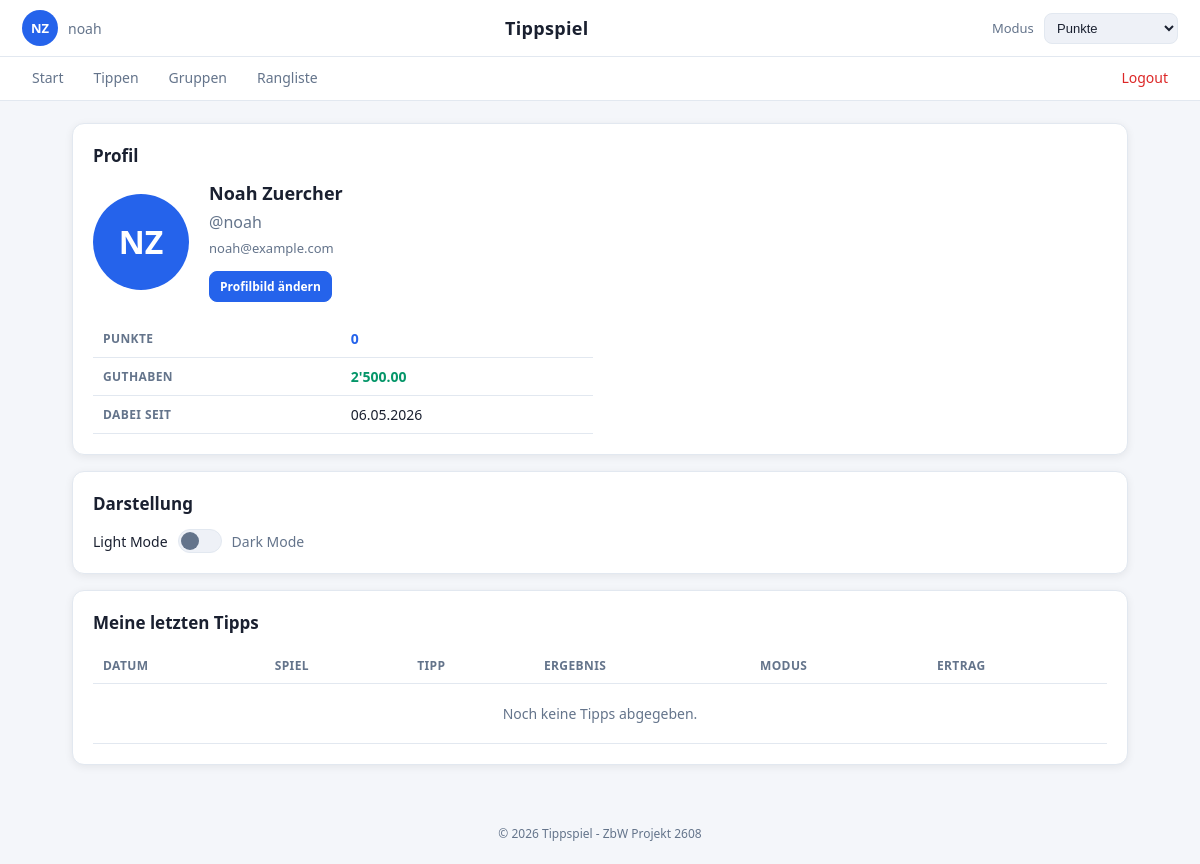
Screenshot of /pages/profile.php (signed in) with the database file from the repository.
### tables this page shows
CREATE TABLE users (
    id                INT AUTO_INCREMENT PRIMARY KEY,
    username          VARCHAR(50)  NOT NULL UNIQUE,
    email             VARCHAR(120) NOT NULL UNIQUE,
    password_hash     VARCHAR(255) NOT NULL,
    first_name        VARCHAR(60)  NOT NULL,
    last_name         VARCHAR(60)  NOT NULL,
    role              ENUM('user','admin') NOT NULL DEFAULT 'user',
    points_total      INT NOT NULL DEFAULT 0,
    money_balance     DECIMAL(12,2) NOT NULL DEFAULT 2500.00,
    profile_picture   VARCHAR(255) DEFAULT NULL,
    theme             ENUM('light','dark') NOT NULL DEFAULT 'light',
    created_at        TIMESTAMP DEFAULT CURRENT_TIMESTAMP
);

### config/db.php (called while the page is built, shortened)
<?php
function db(): PDO {
    static $pdo = null;
    if ($pdo === null) {
        $dsn = 'mysql:host=' . DB_HOST . ';dbname=' . DB_NAME . ';charset=' . DB_CHAR;
        $opt = [
            PDO::ATTR_ERRMODE            => PDO::ERRMODE_EXCEPTION,
            PDO::ATTR_DEFAULT_FETCH_MODE => PDO::FETCH_ASSOC,
            PDO::ATTR_EMULATE_PREPARES   => false,
        ];
        try {
            $pdo = new PDO($dsn, DB_USER, DB_PASS, $opt);
        } catch (PDOException $e) {
            http_response_code(500);
            die('DB-Fehler: ' . $e->getMessage());
        }
    }
    return $pdo;
}

### includes/auth.php (called while the page is built, shortened)
<?php
require_once __DIR__ . '/../config/db.php';
function current_user(): ?array {
    static $user = null;
    if ($user === null) {
        $stmt = db()->prepare('SELECT * FROM users WHERE id = ?');
        $stmt->execute([$_SESSION['user_id']]);
        $user = $stmt->fetch() ?: null;
    }
    return $user;
}
function require_login(): array {
    $u = current_user();
    return $u;
}
function initials(array $u): string {
    return strtoupper(mb_substr($u['first_name'], 0, 1) . mb_substr($u['last_name'], 0, 1));
}

### pages/profile.php (the view, shortened to what this page needs)
<?php
$active = 'profile';
require_once __DIR__ . '/../includes/header.php';
$hasPic = !empty($user['profile_picture']);
$picUrl = $hasPic ? '/Tippspiel/' . htmlspecialchars($user['profile_picture']) : '';
?>
<section class="card">
  <h2>Profil</h2>
  <div class="profile-head">
    <span class="avatar profile-avatar" data-initials="<?= htmlspecialchars(initials($user)) ?>">
      <?php if ($hasPic): ?>
        <img src="<?= $picUrl ?>" alt="Profilbild">
      <?php else: ?>
        <?= htmlspecialchars(initials($user)) ?>
      <?php endif; ?>
    </span>
    <div class="profile-info">
      <strong style="font-size:18px"><?= htmlspecialchars($user['first_name'] . ' ' . $user['last_name']) ?></strong>
      <span style="color:var(--muted)">@<?= htmlspecialchars($user['username']) ?></span>
      <span style="color:var(--muted);font-size:13px"><?= htmlspecialchars($user['email']) ?></span>
      <div style="margin-top:8px;display:flex;gap:10px;flex-wrap:wrap">
        <label class="btn primary small" for="pic-file" style="cursor:pointer">Profilbild ändern</label>
      </div>
    </div>
  </div>
  <table style="max-width:500px">
    <tr><th>Punkte</th><td><strong style="color:var(--primary)"><?= (int)$user['points_total'] ?></strong></td></tr>
    <tr><th>Guthaben</th><td><strong style="color:var(--accent)"><?= number_format((float)$user['money_balance'],2,'.',"'") ?></strong></td></tr>
    <tr><th>Dabei seit</th><td><?= date('d.m.Y', strtotime($user['created_at'])) ?></td></tr>
  </table>
</section>
<section class="card">
  <h2>Darstellung</h2>
  <div class="theme-toggle">
    <span style="font-size:14px">Light Mode</span>
    <label class="toggle-switch">
      <span class="toggle-slider"></span>
    </label>
    <span style="font-size:14px;color:var(--muted)">Dark Mode</span>
  </div>
</section>
<section class="card">
  <h2>Meine letzten Tipps</h2>
  <table>
    <thead><tr><th>Datum</th><th>Spiel</th><th>Tipp</th><th>Ergebnis</th><th>Modus</th><th>Ertrag</th></tr></thead>
    <tbody>
    <?php
      $stmt = db()->prepare(
        'SELECT b.*, m.match_datetime, m.home_score, m.away_score,
                m.home_name AS hn, m.away_name AS an
         FROM bets b
         JOIN matches m ON m.id = b.match_id
         WHERE b.user_id = ?
         ORDER BY b.created_at DESC LIMIT 25'
      );
      $stmt->execute([$user['id']]);
      $rows = $stmt->fetchAll();
      if (!$rows):
    ?>
      <tr><td colspan="6" style="color:var(--muted);text-align:center;padding:20px">Noch keine Tipps abgegeben.</td></tr>
    <?php else: foreach ($rows as $r):
          $tipText = $r['mode'] === 'points'
            ? (int)$r['tip_home'].' : '.(int)$r['tip_away']
            : ($r['tip_winner'] === 'home' ? 'Heimsieg'
              : ($r['tip_winner'] === 'away' ? 'Auswärtssieg' : 'Unentschieden'));
          $ertrag = $r['mode'] === 'points'
            ? ((int)$r['points_earned'].' Pkt')
            : number_format((float)$r['money_earned'],2,'.',"'");
    ?>
      <tr>
        <td><?= date('d.m.Y', strtotime($r['match_datetime'])) ?></td>
        <td><?= htmlspecialchars($r['hn'].' – '.$r['an']) ?></td>
        <td><?= htmlspecialchars($tipText) ?></td>
        <td><?= $r['home_score'] !== null ? ((int)$r['home_score'].' : '.(int)$r['away_score']) : '–' ?></td>
        <td><span class="badge <?= $r['mode'] ?>"><?= $r['mode'] === 'points' ? 'Punkte' : 'Geld' ?></span></td>
        <td><?= htmlspecialchars($ertrag) ?></td>
      </tr>
    <?php endforeach; endif; ?>
    </tbody>
  </table>
</section>
<?php require_once __DIR__ . '/../includes/footer.php'; ?>

### includes/header.php (shortened to what this page needs)
<?php
require_once __DIR__ . '/auth.php';
$user = require_login();
$active = $active ?? '';
$themeClass = ($user['theme'] ?? 'light') === 'dark' ? 'dark' : '';
$avatarHtml = '';
if (!empty($user['profile_picture'])) {
    $picUrl = '/Tippspiel/' . htmlspecialchars($user['profile_picture']);
    $avatarHtml = '<img src="' . $picUrl . '" alt="Profilbild">';
} else {
    $avatarHtml = htmlspecialchars(initials($user));
}
?>
<!DOCTYPE html>
<html lang="de">
<head>
<link rel="stylesheet" href="/Tippspiel/css/style.css?v=5">
</head>
<body class="<?= $themeClass ?>">
<header class="topbar">
  <a class="profile-link" href="/Tippspiel/pages/profile.php" title="Profil">
    <span class="avatar" data-initials="<?= htmlspecialchars(initials($user)) ?>"><?= $avatarHtml ?></span>
    <span class="username"><?= htmlspecialchars($user['username']) ?></span>
  </a>
  <h1 class="brand">Tippspiel</h1>
  <div class="mode-switch">
    <label for="mode">Modus</label>
    <select id="mode">
      <option value="points">Punkte</option>
    </select>
  </div>
</header>
<nav class="mainnav">
  <a href="/Tippspiel/pages/home.php"        class="<?= $active==='home'       ? 'active' : '' ?>">Start</a>
  <a href="/Tippspiel/pages/sports.php"      class="<?= $active==='sports'     ? 'active' : '' ?>">Tippen</a>
  <a href="/Tippspiel/pages/groups.php"      class="<?= $active==='groups'     ? 'active' : '' ?>">Gruppen</a>
  <a href="/Tippspiel/pages/leaderboard.php" class="<?= $active==='leaderboard'? 'active' : '' ?>">Rangliste</a>
  <a href="/Tippspiel/api/logout.php" class="logout">Logout</a>
</nav>
<main class="container">

### css/style.css (style rules this page uses)
:root { --bg: #f4f6fa; --surface: #ffffff; --surface-2: #eef1f7; --text: #1a2030; --muted: #64748b; --primary: #2563eb; --primary-2: #1d4ed8; --accent: #059669; --danger: #dc2626; --warn: #d97706; --border: #e2e8f0; --radius: 12px; --shadow: 0 2px 8px rgba(0,0,0,.07); }
* { box-sizing: border-box; }
body { margin: 0; font-family: system-ui, -apple-system, "Segoe UI", Roboto, sans-serif; background: var(--bg); color: var(--text); min-height: 100vh; }
a { color: var(--primary); text-decoration: none; }
.btn { display: inline-block; cursor: pointer; padding: 10px 16px; border-radius: 8px; border: 1px solid var(--border); font-weight: 600; font-size: 14px; background: var(--surface-2); color: var(--text); transition: background .15s; }
.btn.primary { background: var(--primary); color: #fff; border-color: var(--primary); }
.btn.small { padding: 6px 10px; font-size: 12px; }
.topbar { display: flex; align-items: center; justify-content: space-between; padding: 10px 22px; background: var(--surface); border-bottom: 1px solid var(--border); }
.brand { margin: 0; font-size: 18px; font-weight: 700; letter-spacing: .3px; }
.profile-link { display: flex; align-items: center; gap: 10px; color: var(--text); }
.avatar { width: 36px; height: 36px; min-width: 36px; min-height: 36px; border-radius: 50%; background: var(--primary); color: #fff; display: inline-flex; align-items: center; justify-content: center; font-weight: 700; font-size: 13px; flex-shrink: 0; overflow: hidden; position: relative; }
.username { color: var(--muted); font-size: 14px; }
.mode-switch label { color: var(--muted); margin-right: 6px; font-size: 13px; }
.mode-switch select { background: var(--surface-2); color: var(--text); border: 1px solid var(--border); border-radius: 8px; padding: 6px 8px; font-size: 13px; }
.mainnav { display: flex; gap: 2px; padding: 0 18px; background: var(--surface); border-bottom: 1px solid var(--border); }
.mainnav a { color: var(--muted); padding: 11px 14px; font-size: 14px; border-bottom: 2px solid transparent; white-space: nowrap; }
.mainnav .logout { margin-left: auto; color: var(--danger); }
.container { max-width: 1100px; margin: 0 auto; padding: 22px; }
.card { background: var(--surface); padding: 20px; border-radius: var(--radius); margin-bottom: 16px; box-shadow: var(--shadow); border: 1px solid var(--border); }
.card h2 { margin: 0 0 14px; font-size: 17px; color: var(--text); }
.profile-head { display: flex; align-items: center; gap: 20px; margin-bottom: 18px; flex-wrap: wrap; }
.profile-avatar { width: 96px; height: 96px; min-width: 96px; min-height: 96px; font-size: 32px; border-radius: 50%; overflow: hidden; flex-shrink: 0; display: inline-flex; align-items: center; justify-content: center; background: var(--primary); color: #fff; }
.profile-info { display: flex; flex-direction: column; gap: 6px; }
table { width: 100%; border-collapse: collapse; }
th, td { padding: 9px 10px; text-align: left; }
th { color: var(--muted); font-weight: 600; font-size: 12px; text-transform: uppercase; letter-spacing: .4px; border-bottom: 1px solid var(--border); }
td { border-bottom: 1px solid var(--border); font-size: 14px; }
.theme-toggle { display: flex; align-items: center; gap: 10px; }
.toggle-switch { position: relative; width: 44px; height: 24px; }
.toggle-slider { position: absolute; inset: 0; background: var(--surface-2); border: 1px solid var(--border); border-radius: 999px; cursor: pointer; transition: background .2s; }
.toggle-slider::before { content: ''; position: absolute; width: 18px; height: 18px; border-radius: 50%; background: var(--muted); top: 2px; left: 2px; transition: transform .2s, background .2s; }

### rows the page displays
users: avatarHtml "NZ", username "noah", initials($user) "NZ", first_name+last_name "Noah Zuercher", email "noah@example.com", points_total "0", money_balance "2'500.00", created_at "06.05.2026"
